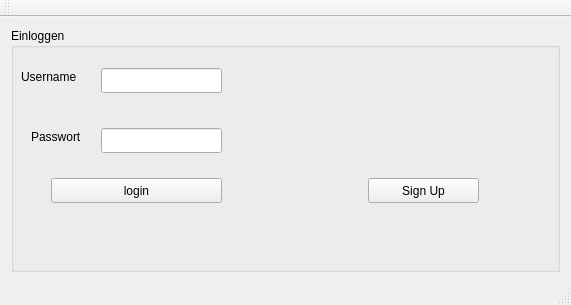
<?xml version="1.0" encoding="UTF-8"?>
<ui version="4.0">
 <class>MyWindow2</class>
 <widget class="QMainWindow" name="MyWindow2">
  <property name="geometry">
   <rect>
    <x>0</x>
    <y>0</y>
    <width>571</width>
    <height>305</height>
   </rect>
  </property>
  <property name="windowTitle">
   <string>MyWindow2</string>
  </property>
  <widget class="QWidget" name="centralWidget">
   <layout class="QHBoxLayout" name="horizontalLayout">
    <item>
     <widget class="QGroupBox" name="groupBox">
      <property name="title">
       <string>Einloggen</string>
      </property>
      <widget class="QLabel" name="label">
       <property name="geometry">
        <rect>
         <x>10</x>
         <y>40</y>
         <width>69</width>
         <height>17</height>
        </rect>
       </property>
       <property name="text">
        <string>Username</string>
       </property>
      </widget>
      <widget class="QLabel" name="label_2">
       <property name="geometry">
        <rect>
         <x>20</x>
         <y>100</y>
         <width>71</width>
         <height>17</height>
        </rect>
       </property>
       <property name="text">
        <string>Passwort</string>
       </property>
      </widget>
      <widget class="QLineEdit" name="passwort">
       <property name="geometry">
        <rect>
         <x>90</x>
         <y>100</y>
         <width>121</width>
         <height>25</height>
        </rect>
       </property>
       <property name="echoMode">
        <enum>QLineEdit::Password</enum>
       </property>
      </widget>
      <widget class="QLineEdit" name="username">
       <property name="geometry">
        <rect>
         <x>90</x>
         <y>40</y>
         <width>121</width>
         <height>25</height>
        </rect>
       </property>
      </widget>
      <widget class="QPushButton" name="pushButton">
       <property name="geometry">
        <rect>
         <x>40</x>
         <y>150</y>
         <width>171</width>
         <height>25</height>
        </rect>
       </property>
       <property name="text">
        <string>login</string>
       </property>
      </widget>
      <widget class="QPushButton" name="SignUp">
       <property name="geometry">
        <rect>
         <x>357</x>
         <y>150</y>
         <width>111</width>
         <height>25</height>
        </rect>
       </property>
       <property name="text">
        <string>Sign Up</string>
       </property>
      </widget>
     </widget>
    </item>
   </layout>
  </widget>
  <widget class="QMenuBar" name="menuBar">
   <property name="geometry">
    <rect>
     <x>0</x>
     <y>0</y>
     <width>571</width>
     <height>22</height>
    </rect>
   </property>
  </widget>
  <widget class="QToolBar" name="mainToolBar">
   <attribute name="toolBarArea">
    <enum>TopToolBarArea</enum>
   </attribute>
   <attribute name="toolBarBreak">
    <bool>false</bool>
   </attribute>
  </widget>
  <widget class="QStatusBar" name="statusBar"/>
 </widget>
 <layoutdefault spacing="6" margin="11"/>
 <resources/>
 <connections/>
</ui>
